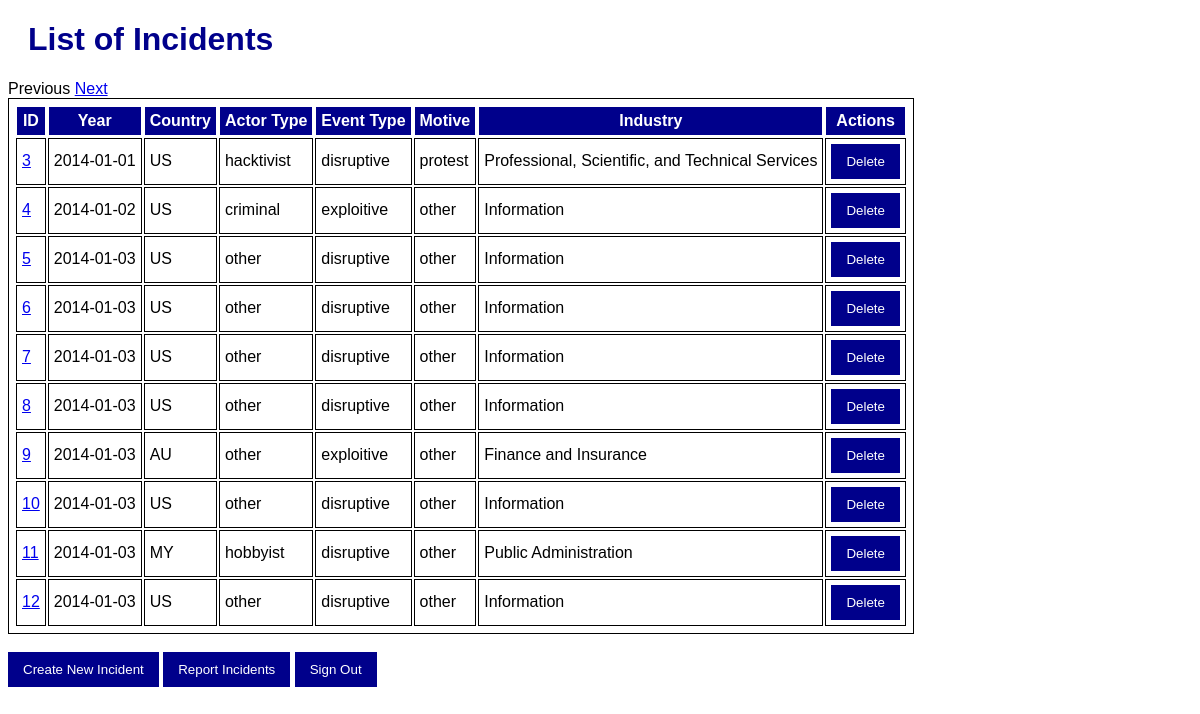
Page /incidents on the committed database.
### app/models.py (models this page shows, shortened)
class Incident(db.Model):
    __tablename__ = 'incidents'
    id = db.Column(db.Integer, primary_key=True)
    date = db.Column(db.Date, nullable=False)
    actor = db.Column(db.String, nullable=False)
    actor_type_code = db.Column(db.Integer, db.ForeignKey('actor_types.code'))
    actor_type = db.relationship('ActorType', backref='incidents', foreign_keys=[actor_type_code])
    organization = db.Column(db.String, nullable=False)
    industry_code = db.Column(db.Integer, db.ForeignKey('industries.code'))
    industry = db.relationship('Industry', backref='incidents', foreign_keys=[industry_code])
    motive_code = db.Column(db.Integer, db.ForeignKey('motives.code'))
    motive = db.relationship('Motive', backref='incidents', foreign_keys=[motive_code])
    event_type_code = db.Column(db.Integer, db.ForeignKey('event_types.code'))
    event_type = db.relationship('EventType', backref='incidents', foreign_keys=[event_type_code])
    description = db.Column(db.String, nullable=False)
    source_url = db.Column(db.String, nullable=False)
    country_code = db.Column(db.String, db.ForeignKey('countries.code'))
    country = db.relationship('Country', backref='incidents', foreign_keys=[country_code])
    actor_country = db.Column(db.String, nullable=False)

class ActorType(db.Model):
    __tablename__ = 'actor_types'
    code = db.Column(db.Integer, primary_key=True)
    description = db.Column(db.String, nullable=False)

class EventType(db.Model):
    __tablename__ = 'event_types'
    code = db.Column(db.Integer, primary_key=True)
    description = db.Column(db.String, nullable=False)

class Motive(db.Model):
    __tablename__ = 'motives'
    code = db.Column(db.Integer, primary_key=True)
    description = db.Column(db.String, nullable=False)

class Industry(db.Model):
    __tablename__ = 'industries'
    code = db.Column(db.Integer, primary_key=True)
    description = db.Column(db.String, nullable=False)

### app/routes.py (the view)
@login_required
@app.route('/incidents')
@cache.cached(timeout=300)
def list_incidents():
    year = request.args.get('year', None)
    country = request.args.get('country', None)
    actor = request.args.get('actor', None)
    event = request.args.get('event', None)
    motive = request.args.get('motive', None)
    industry = request.args.get('industry', None)
    page = request.args.get('page', default=0, type=int)
    page_size = 10
    query = db.session.query(Incident)
    if year:
        query = query.filter(Incident.date == year)
    if country:
        query = query.filter(Incident.country_code == country)
    if actor:
        query = query.filter(Incident.actor_type_code == actor)
    if event:
        query = query.filter(Incident.event_type_code == event)
    if motive:
        query = query.filter(Incident.motive_code == motive)
    if industry:
        query = query.filter(Incident.industry_code == industry)
    counter = query.count()
    query = query.limit(page_size).offset(page * page_size)
    incidents = query.all()
    prev_page = page - 1
    next_page = page + 1
    return render_template('list_incidents.html', incidents=incidents, counter=counter, prev_page=prev_page, next_page=next_page)

### templates/list_incidents.html (shortened to what this page needs)
{% extends 'base.html' %}
{% block main %}
<h1>List of Incidents</h1>
{% if prev_page >= 0 %}
    <a href="{{ url_for('list_incidents',year=year,country=country,actor=actor,event=event,motive=motive,industry=industry,page=prev_page) }}">Previous</a>
{% else %}
    Previous
{% endif %}
{% if counter > next_page * 10 %}
    <a href="{{ url_for('list_incidents',year=year,country=country,actor=actor,event=event,motive=motive,industry=industry,page=next_page) }}">Next</a>
{% else %}
    Next
{% endif %}
<table>
    <tr>
        <th>ID</th>
        <th>Year</th>
        <th>Country</th>
        <th>Actor Type</th>
        <th>Event Type</th>
        <th>Motive</th>
        <th>Industry</th>
        <th>Actions</th>
    </tr>
    {% for incident in incidents %}
    <tr>
        <td><a href="{{ url_for('update_incident', id=incident.id) }}">{{ incident.id }}</a></td>
        <td>{{ incident.date }}</td>
        <td>{{ incident.country_code }}</td>
        <td>{{ incident.actor_type.description }}</td>
        <td>{{ incident.event_type.description }}</td>
        <td>{{ incident.motive.description }}</td>
        <td>{{ incident.industry.description }}</td>
        <td>
            <form action="{{ url_for('delete_incident', id=incident.id) }}" method="POST" style="display:inline;">
                <input type="submit" value="Delete" onclick="return confirm('Are you sure you want to delete this incident?');">
            </form>
        </td>
    </tr>
    {% endfor %}
</table>
<br>
<form action="{{ url_for('create_incident') }}" method="POST" style="display:inline;">
    <input type="submit" value="Create New Incident">
</form>
<form action="{{ url_for('report_incidents') }}" method="POST" style="display:inline;">
    <input type="submit" value="Report Incidents">
</form>
<form action="{{ url_for('signout') }}" method="POST" style="display:inline;">
    <input type="submit" value="Sign Out">
</form>
{% endblock %}

### templates/base.html (shortened to what this page needs)
<!DOCTYPE html>
<html lang="en">
<head>
    <link rel="stylesheet" href="{{ url_for('static', filename='style.css') }}">
</head>
<body>
    {% block main %}{% endblock %}
</body>
</html>

### static/style.css (style rules this page uses)
body { font-family: Arial, Helvetica, sans-serif; font-size: medium; }
h1 { color: darkblue; margin-left: 20px; }
table, th, td { border: 1px solid; padding: 5px; }
th { background-color: darkblue; color: white; }
input[type=submit], .button { background-color: darkblue; color: white; padding: 10px 15px; border: none; cursor: pointer; }

### rows in the picture
Incident: id "3", date "2014-01-01", country_code "US", actor_type.description "hacktivist", event_type.description "disruptive", motive.description "protest", industry.description "Professional, Scientific, and Technical Services"
Incident: id "4", date "2014-01-02", country_code "US", actor_type.description "criminal", event_type.description "exploitive", motive.description "other", industry.description "Information"
Incident: id "5", date "2014-01-03", country_code "US", actor_type.description "other", event_type.description "disruptive", motive.description "other", industry.description "Information"
Incident: id "6", date "2014-01-03", country_code "US", actor_type.description "other", event_type.description "disruptive", motive.description "other", industry.description "Information"
Incident: id "7", date "2014-01-03", country_code "US", actor_type.description "other", event_type.description "disruptive", motive.description "other", industry.description "Information"
Incident: id "8", date "2014-01-03", country_code "US", actor_type.description "other", event_type.description "disruptive", motive.description "other", industry.description "Information"
Incident: id "9", date "2014-01-03", country_code "AU", actor_type.description "other", event_type.description "exploitive", motive.description "other", industry.description "Finance and Insurance"
Incident: id "10", date "2014-01-03", country_code "US", actor_type.description "other", event_type.description "disruptive", motive.description "other", industry.description "Information"
Incident: id "11", date "2014-01-03", country_code "MY", actor_type.description "hobbyist", event_type.description "disruptive", motive.description "other", industry.description "Public Administration"
Incident: id "12", date "2014-01-03", country_code "US", actor_type.description "other", event_type.description "disruptive", motive.description "other", industry.description "Information"
